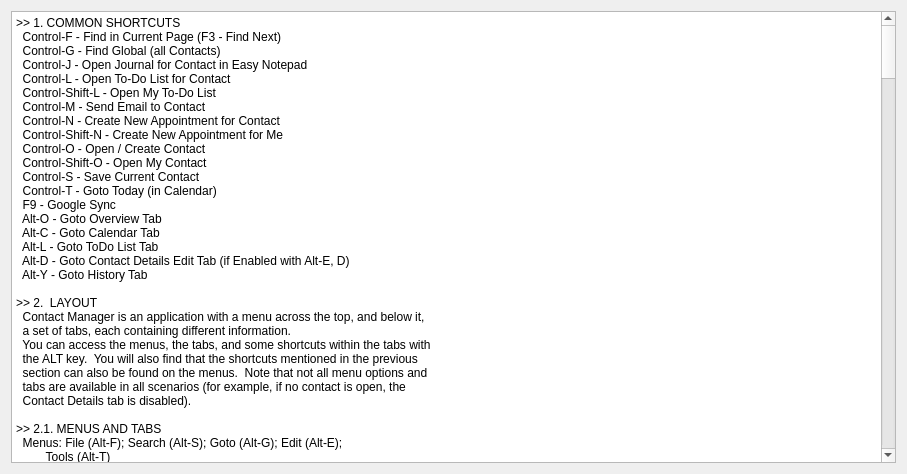
<?xml version="1.0" encoding="UTF-8"?>
<ui version="4.0">
 <class>Help</class>
 <widget class="QDialog" name="Help">
  <property name="geometry">
   <rect>
    <x>0</x>
    <y>0</y>
    <width>907</width>
    <height>474</height>
   </rect>
  </property>
  <property name="windowTitle">
   <string>Contact Manager Help</string>
  </property>
  <property name="windowIcon">
   <iconset>
    <normaloff>icon-image.png</normaloff>icon-image.png</iconset>
  </property>
  <property name="accessibleName">
   <string>Contact Manager Help</string>
  </property>
  <property name="accessibleDescription">
   <string>Contact Manager Help</string>
  </property>
  <layout class="QHBoxLayout" name="horizontalLayout">
   <item>
    <widget class="SafeTextEdit" name="helpText">
     <property name="accessibleName">
      <string>Easy Notepad Help</string>
     </property>
     <property name="plainText">
      <string>&gt;&gt; 1. COMMON SHORTCUTS
  Control-F - Find in Current Page (F3 - Find Next)
  Control-G - Find Global (all Contacts)
  Control-J - Open Journal for Contact in Easy Notepad
  Control-L - Open To-Do List for Contact
  Control-Shift-L - Open My To-Do List
  Control-M - Send Email to Contact
  Control-N - Create New Appointment for Contact
  Control-Shift-N - Create New Appointment for Me
  Control-O - Open / Create Contact
  Control-Shift-O - Open My Contact
  Control-S - Save Current Contact
  Control-T - Goto Today (in Calendar)
  F9 - Google Sync
  Alt-O - Goto Overview Tab
  Alt-C - Goto Calendar Tab
  Alt-L - Goto ToDo List Tab
  Alt-D - Goto Contact Details Edit Tab (if Enabled with Alt-E, D)
  Alt-Y - Goto History Tab

&gt;&gt; 2.  LAYOUT
  Contact Manager is an application with a menu across the top, and below it, 
  a set of tabs, each containing different information.
  You can access the menus, the tabs, and some shortcuts within the tabs with
  the ALT key.  You will also find that the shortcuts mentioned in the previous 
  section can also be found on the menus.  Note that not all menu options and 
  tabs are available in all scenarios (for example, if no contact is open, the 
  Contact Details tab is disabled).

&gt;&gt; 2.1. MENUS AND TABS
  Menus: File (Alt-F); Search (Alt-S); Goto (Alt-G); Edit (Alt-E); 
         Tools (Alt-T)
  Tabs:  Overview (Alt-O); Calendar (Alt-C); To-Do List (Alt-L); ...
         Contact Details (Alt-D); History (Alt-Y)

&gt;&gt; 3. OPENING A CONTACT
  There are three different ways to open a contact: File/Open, Searching, and 
  Selecting an Appointment:

&gt;&gt; 3.1. FILE/OPEN
  Opening an existing Contact can be done with the open menu: Select Alt-F,O 
  or Control-O.  Navigate the Open Menu with the up/down arrow keys.  You can 
  also press the first letter of a surname to quick-skip.

&gt;&gt; 3.2. GLOBAL SEARCH
  You can also use the Global Find to search for and open contacts: Select 
  Alt-S,G, or Control-G.  Enter part of the name (this is not case sensitive, 
  and accented characters are not necessary), and press Enter. You will then 
  be presented with a list of matching records - use the up/down arrows to 
  navigate the list, and press Enter to open the contact.

&gt;&gt; 3.3. APPOINTMENTS
  Finally you can also open a contact by selecting a calendar entry for that
  contact, and pressing Enter.

&gt;&gt; 4. CREATING AND EDITING CONTACTS

&gt;&gt; 4.1. OPENING / EDITING
  To Create a New Contact, Select File/Open (Control-O), and navigate to the 
  top of the list, or press minus to jump straight to the '-- create contact --' 
  entry.  Press Enter, and you will be taken to a blank Contact Details Tab.
  If you open an existing contact, the Contact Details Tab is disabled for 
  safety - you can enable editing with Alt-E,D (Edit Details), which will enable 
  the tab, and move the cursor to the first field.

&gt;&gt; 4.2. NAVIGATING THE EDIT FORM
  The Edit form is a set of information entry boxes.  The form is laid out this
  way to force details to be entered in a prescribed format - this helps when
  synchronising with email applications, mobile phones, and with automated 
  functions such as email and text message reminders.
  The tab key can be used to switch between the entry boxes, in addtion, the 
  form is organised into sections - the cursor can be moved from section to 
  section with Alt-navigation keys: Alt-N, Alt-M, Alt-A, Alt-P

&gt;&gt; 4.2.1. NAMES (Alt-N)
  Name:         This is the first name (or names of the contact)
  Surname:       This is the contact's surname
  Organisation: This is the contact's business name
  Type: This is a series of tick boxes - select one or more for the contact.
        For contacts that are not currently needed, they can be hidden, 
        rather than deleted.  These contacts won't sync with mobile
        phones, or appear in the open menu, but they will appear 
        (in brackets) at the bottom of any Global Search (Control-G).

&gt;&gt; 4.2.2. EMAIL (Alt-M)
  Email:        The contact's email address
  Alt-Email:    The contact's second email addess
  Web Site:     The contact's web site

&gt;&gt; 4.2.3. ADDRESS (Alt-A)
  It is recommended that the address is formatted neatly, as it would appear on 
  an envelope, without commas or full-stops at the end of each line.
  Address:      The contact's first address
  2nd Address:  The contact's second address
    
&gt;&gt; 4.2.4. PHONE (Alt-P)
  Phone numbers are stored in the +nn international format, but are automatically
  formatted when the form is saved.  You can press Control-S to save as you edit
  to see / check the format of the phone numbers.
  Home:         Home telephone number
  Work:         Work telephone number
  Mobile:       Mobile telephone number
  Other:        The name of another phone number, plus the number  
  VOIP / Skype: VOIP or Skype address

&gt;&gt; 4.2.5. BIRTHDAY, COMMENTS AND OPTIONS
  Birthday:     This is the contact's birthday.  You can edit it with the
                up/down arrow keys, or type the date in numbers.  Note that 
                you don't need to enter the year, but if you do, it is the year
                expressed as 4 digits.  If you want to remove the year, press
                minus.  e.g. Entering 15091969 will result in the field being 
                set to 15/Sep/1969.  Pressing minus when editing the year will 
                result in 15/Sep/----.
  Comment:      This is a free-text comment field, that is saved in the contact 
                record, and is accessible through any synchronised mobile phone.
                This is for any additional information, such as RIBs.  Note: Do
                not enter any passwords in this field.
  Confirm SMS:  Enables SMS being sent for appointment reminders.
  Confirm Email:Enables Emails being sent for appointment reminders.

&gt;&gt; 5. MANAGING APPOINTMENTS
  By default, Contact Manager shows the Calendar Tab (Alt-C).  Appointments are 
  stored in a list, and the previous 3 months, and next year are available.
  You can navigate through the appointments with the up and down arrow keys, or
  jump straight to today with Control-T.
  If you have a contact opened, you can create a new appointment with Control-N,
  or you can create a new appointment for yourself with Control-Shift-N.
  You can also create an appointment following the currently selected one with
  Control-I, or one for yourself with Control-Shift-I.
  You can update update an appointment with Control-U, or remove it with 
  Control-R.

&gt;&gt; 5.1. THE APPOINTMENT FORM 
  The form is laid out with four fields:
  For:          The contact the appointment is for
  Summary:      A one-line of the appointment
  From:         The start date /time of the appointment, and the duration
  To:           The end date / time of the appointment
  Description:  A multi-line description of the appointment
  The From and To edits work in much the same way as the Birthday field in the
  Contact Details - you can navigate with the arrow keys, or type in dates
  (and times) numerically.  The duration (in brackets) can be changed with
  the up/down arrow keys - if you want a duration other than those offered,
  you wll have to modify the To field.  The From and To fields are linked, and
  adjusting one affects the other - normally, you will only need to edit the
  From field.
  When you are happy with the appointment, you can press enter to save, or
  escape to cancel. Contact manager will check for clashes before saving, 
  and offer you the opportunity to change / update.

&gt;&gt; 6. TOOLS

&gt;&gt; 6.1. TRANSACTIONS
  When a contact is opened, transaction entries can be made in the log.  Press
  Control+ to add income from the contact, and Control- to add an expense to 
  the contact.
  You can get a transaction report for the year with Alt-T,R.

&gt;&gt; 6.2. EMAILING
  You can launch your favorite mail program with an email readied for the current
  contact with Control-M

&gt;&gt; 7. SYNCHRONISING

&gt;&gt; 7.1. SYNCHRONISING AND CONFLICT MANAGEMENT
   Pressing F9 causes the contact details and appointments to be synchronised 
   with Google.  Any phones or email packages that also synchronise with
   he same account will be updated.
   Contact Manager can be set to be the master, in cases of conflict - this is
   the recommended setting, and means that any erroneous modifications made using
   other devices will be repaired through a contact manager synchronisaiton.
   This does mean that edits made on other devices will be lost, however, new
   contacts and appointments made on remote devices will automatically be added.
   Alternatively, Google can be set to be the master. Any modifications made are 
   recorded in the History for the appropriate contact, and can be found on the 
   History tab (Alt-Y).

&gt;&gt; 8. CONFIGURATION

   Configuration is stored ContactManager.ini file, which is located in either:
    $HOME/ContactManager
    $HOME/TrumptonApps
    Same Directory as ContactManager.exe

   Additional Configuration is stored in the registry, and this is managed with File/Settings

   The ini file is split into a number of sections:
    general - General configuration
    database - Location of the database files
    journal - Path to the journal files, and EasyNotepad command
    google - Google synchronisation options
    phone - Local and country dialling codes
    sms - Access code for Clockwork SMS
    email - Email configuration for sending reminder messages, plus launching email application
    message - Email and SMS message files

   The ini file supports a number of variables
    $HOME - The user's home directory
    $DIRAPPLICATION - Path to the application directory
    $INI - Path to the folder where the INI file was loaded from
    $CONFIG - $HOME/TrumptonApps
    $TO - To email address (when sending an email - Control-M)
    $NAME - Recipient email name (when sending an email - Control-M)


&gt;&gt; 8.1. EXAMPLE
 
[general]
codec=UTF-8

[database]
path=&quot;$CONFIG/ContactManager&quot;

[journal]
path=&quot;$CONFIG/EasyNotepad/Massage Clients&quot;
easynotepadexe=&quot;$DIRAPPLICATION/EasyNotepad.exe&quot;

[google]
priority=ask
debug=yes

[phone]
localcode=01480
countrycode=0044

[sms-reminder]
agent=clockwork
username=

[email-reminder]
server=smtp.gmail.com
username=username@gmail.com
port=465

[email]
command=&quot;\&quot;C:\\Program Files (x86)\\Mozilla Thunderbird\\thunderbird.exe\&quot; -compose \&quot;subject='Message to $NAME',to='$TO'\&quot; &quot;

[message]
emailconfirmation=&quot;$INI/emailconfirmation.msg&quot;
emailupdate=&quot;$INI/emailupdate.msg&quot;
emaildelete=&quot;$INI/emaildelete.msg&quot;
emailreminder=&quot;$INI/emailreminder.msg&quot;
smsconfirmation=&quot;$INI/emailconfirmation.msg&quot;
smsupdate=&quot;$INI/smsupdate.msg&quot;
smsdelete=&quot;$INI/smsdelete.msg&quot;
smsreminder=&quot;$INI/smsreminder.msg&quot;

</string>
     </property>
     <property name="textInteractionFlags">
      <set>Qt::TextSelectableByKeyboard|Qt::TextSelectableByMouse</set>
     </property>
    </widget>
   </item>
  </layout>
 </widget>
 <customwidgets>
  <customwidget>
   <class>SafeTextEdit</class>
   <extends>QPlainTextEdit</extends>
   <header>../Lib/safetextedit.h</header>
  </customwidget>
 </customwidgets>
 <tabstops>
  <tabstop>helpText</tabstop>
 </tabstops>
 <resources/>
 <connections/>
</ui>
